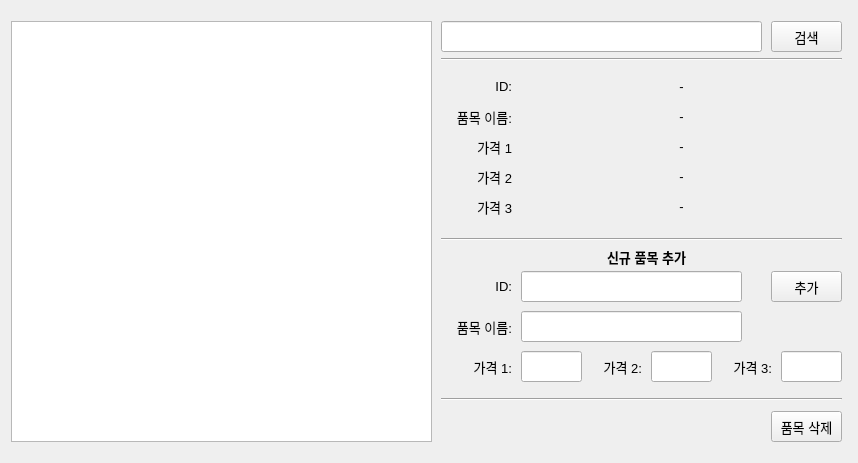
<?xml version="1.0" encoding="UTF-8"?>
<ui version="4.0">
 <class>Dialog</class>
 <widget class="QDialog" name="Dialog">
  <property name="geometry">
   <rect>
    <x>0</x>
    <y>0</y>
    <width>858</width>
    <height>463</height>
   </rect>
  </property>
  <property name="windowTitle">
   <string>Dialog</string>
  </property>
  <layout class="QGridLayout" name="gridLayout">
   <item row="0" column="1">
    <widget class="QStackedWidget" name="stackedWidget">
     <property name="currentIndex">
      <number>1</number>
     </property>
     <widget class="QWidget" name="page">
      <widget class="QPushButton" name="openFileButton">
       <property name="geometry">
        <rect>
         <x>330</x>
         <y>280</y>
         <width>75</width>
         <height>31</height>
        </rect>
       </property>
       <property name="font">
        <font>
         <pointsize>10</pointsize>
        </font>
       </property>
       <property name="text">
        <string>파일 열기</string>
       </property>
      </widget>
      <widget class="QLabel" name="label">
       <property name="geometry">
        <rect>
         <x>70</x>
         <y>340</y>
         <width>591</width>
         <height>41</height>
        </rect>
       </property>
       <property name="text">
        <string>계발 중인 Prototype 입니다. 
 소스코드: https://github.com/parks13/InventoryManagement</string>
       </property>
       <property name="alignment">
        <set>Qt::AlignCenter</set>
       </property>
      </widget>
      <widget class="QLabel" name="label_2">
       <property name="geometry">
        <rect>
         <x>70</x>
         <y>30</y>
         <width>591</width>
         <height>211</height>
        </rect>
       </property>
       <property name="text">
        <string/>
       </property>
       <property name="pixmap">
        <pixmap>logo.png</pixmap>
       </property>
       <property name="scaledContents">
        <bool>true</bool>
       </property>
       <property name="wordWrap">
        <bool>false</bool>
       </property>
       <property name="openExternalLinks">
        <bool>false</bool>
       </property>
      </widget>
     </widget>
     <widget class="QWidget" name="page_2">
      <widget class="QLineEdit" name="searchObj">
       <property name="geometry">
        <rect>
         <x>430</x>
         <y>10</y>
         <width>321</width>
         <height>31</height>
        </rect>
       </property>
      </widget>
      <widget class="QPushButton" name="searchButton">
       <property name="geometry">
        <rect>
         <x>760</x>
         <y>10</y>
         <width>71</width>
         <height>31</height>
        </rect>
       </property>
       <property name="font">
        <font>
         <pointsize>10</pointsize>
        </font>
       </property>
       <property name="text">
        <string>검색</string>
       </property>
      </widget>
      <widget class="QLabel" name="name">
       <property name="geometry">
        <rect>
         <x>420</x>
         <y>90</y>
         <width>81</width>
         <height>31</height>
        </rect>
       </property>
       <property name="font">
        <font>
         <pointsize>10</pointsize>
        </font>
       </property>
       <property name="text">
        <string>품목 이름:</string>
       </property>
       <property name="alignment">
        <set>Qt::AlignRight|Qt::AlignTrailing|Qt::AlignVCenter</set>
       </property>
      </widget>
      <widget class="Line" name="line">
       <property name="geometry">
        <rect>
         <x>430</x>
         <y>40</y>
         <width>401</width>
         <height>16</height>
        </rect>
       </property>
       <property name="orientation">
        <enum>Qt::Horizontal</enum>
       </property>
      </widget>
      <widget class="QLabel" name="price">
       <property name="geometry">
        <rect>
         <x>420</x>
         <y>120</y>
         <width>81</width>
         <height>31</height>
        </rect>
       </property>
       <property name="font">
        <font>
         <pointsize>10</pointsize>
        </font>
       </property>
       <property name="text">
        <string>가격 1</string>
       </property>
       <property name="alignment">
        <set>Qt::AlignRight|Qt::AlignTrailing|Qt::AlignVCenter</set>
       </property>
      </widget>
      <widget class="QLabel" name="itemName">
       <property name="geometry">
        <rect>
         <x>500</x>
         <y>90</y>
         <width>341</width>
         <height>31</height>
        </rect>
       </property>
       <property name="font">
        <font>
         <pointsize>10</pointsize>
        </font>
       </property>
       <property name="text">
        <string>-</string>
       </property>
       <property name="alignment">
        <set>Qt::AlignCenter</set>
       </property>
      </widget>
      <widget class="QLabel" name="price1">
       <property name="geometry">
        <rect>
         <x>500</x>
         <y>120</y>
         <width>341</width>
         <height>31</height>
        </rect>
       </property>
       <property name="font">
        <font>
         <pointsize>10</pointsize>
        </font>
       </property>
       <property name="text">
        <string>-</string>
       </property>
       <property name="alignment">
        <set>Qt::AlignCenter</set>
       </property>
      </widget>
      <widget class="QPushButton" name="deleteItemButton">
       <property name="geometry">
        <rect>
         <x>760</x>
         <y>400</y>
         <width>71</width>
         <height>31</height>
        </rect>
       </property>
       <property name="font">
        <font>
         <pointsize>10</pointsize>
         <italic>false</italic>
         <underline>false</underline>
         <strikeout>false</strikeout>
         <kerning>false</kerning>
        </font>
       </property>
       <property name="autoFillBackground">
        <bool>false</bool>
       </property>
       <property name="text">
        <string>품목 삭제</string>
       </property>
      </widget>
      <widget class="QPushButton" name="addItemButton">
       <property name="geometry">
        <rect>
         <x>760</x>
         <y>260</y>
         <width>71</width>
         <height>31</height>
        </rect>
       </property>
       <property name="font">
        <font>
         <pointsize>10</pointsize>
        </font>
       </property>
       <property name="text">
        <string>추가</string>
       </property>
      </widget>
      <widget class="QLineEdit" name="newItemName">
       <property name="geometry">
        <rect>
         <x>510</x>
         <y>300</y>
         <width>221</width>
         <height>31</height>
        </rect>
       </property>
      </widget>
      <widget class="QLabel" name="name_2">
       <property name="geometry">
        <rect>
         <x>430</x>
         <y>230</y>
         <width>411</width>
         <height>31</height>
        </rect>
       </property>
       <property name="font">
        <font>
         <pointsize>10</pointsize>
         <weight>75</weight>
         <bold>true</bold>
        </font>
       </property>
       <property name="text">
        <string>신규 품목 추가</string>
       </property>
       <property name="alignment">
        <set>Qt::AlignCenter</set>
       </property>
      </widget>
      <widget class="QLabel" name="name_3">
       <property name="geometry">
        <rect>
         <x>430</x>
         <y>300</y>
         <width>71</width>
         <height>31</height>
        </rect>
       </property>
       <property name="font">
        <font>
         <pointsize>10</pointsize>
        </font>
       </property>
       <property name="text">
        <string>품목 이름:</string>
       </property>
       <property name="alignment">
        <set>Qt::AlignRight|Qt::AlignTrailing|Qt::AlignVCenter</set>
       </property>
      </widget>
      <widget class="Line" name="line_5">
       <property name="geometry">
        <rect>
         <x>430</x>
         <y>220</y>
         <width>401</width>
         <height>16</height>
        </rect>
       </property>
       <property name="orientation">
        <enum>Qt::Horizontal</enum>
       </property>
      </widget>
      <widget class="QTableWidget" name="tableWidget">
       <property name="geometry">
        <rect>
         <x>0</x>
         <y>10</y>
         <width>421</width>
         <height>421</height>
        </rect>
       </property>
      </widget>
      <widget class="Line" name="line_6">
       <property name="geometry">
        <rect>
         <x>430</x>
         <y>380</y>
         <width>401</width>
         <height>16</height>
        </rect>
       </property>
       <property name="orientation">
        <enum>Qt::Horizontal</enum>
       </property>
      </widget>
      <widget class="QLabel" name="name_5">
       <property name="geometry">
        <rect>
         <x>420</x>
         <y>60</y>
         <width>81</width>
         <height>31</height>
        </rect>
       </property>
       <property name="font">
        <font>
         <pointsize>10</pointsize>
        </font>
       </property>
       <property name="text">
        <string>ID:</string>
       </property>
       <property name="alignment">
        <set>Qt::AlignRight|Qt::AlignTrailing|Qt::AlignVCenter</set>
       </property>
      </widget>
      <widget class="QLabel" name="itemCode">
       <property name="geometry">
        <rect>
         <x>500</x>
         <y>60</y>
         <width>341</width>
         <height>31</height>
        </rect>
       </property>
       <property name="font">
        <font>
         <pointsize>10</pointsize>
        </font>
       </property>
       <property name="text">
        <string>-</string>
       </property>
       <property name="alignment">
        <set>Qt::AlignCenter</set>
       </property>
      </widget>
      <widget class="QLabel" name="name_6">
       <property name="geometry">
        <rect>
         <x>430</x>
         <y>260</y>
         <width>71</width>
         <height>31</height>
        </rect>
       </property>
       <property name="font">
        <font>
         <pointsize>10</pointsize>
        </font>
       </property>
       <property name="text">
        <string>ID:</string>
       </property>
       <property name="alignment">
        <set>Qt::AlignRight|Qt::AlignTrailing|Qt::AlignVCenter</set>
       </property>
      </widget>
      <widget class="QLineEdit" name="newItemCode">
       <property name="geometry">
        <rect>
         <x>510</x>
         <y>260</y>
         <width>221</width>
         <height>31</height>
        </rect>
       </property>
      </widget>
      <widget class="QLabel" name="price2">
       <property name="geometry">
        <rect>
         <x>500</x>
         <y>150</y>
         <width>341</width>
         <height>31</height>
        </rect>
       </property>
       <property name="font">
        <font>
         <pointsize>10</pointsize>
        </font>
       </property>
       <property name="text">
        <string>-</string>
       </property>
       <property name="alignment">
        <set>Qt::AlignCenter</set>
       </property>
      </widget>
      <widget class="QLabel" name="price_2">
       <property name="geometry">
        <rect>
         <x>420</x>
         <y>150</y>
         <width>81</width>
         <height>31</height>
        </rect>
       </property>
       <property name="font">
        <font>
         <pointsize>10</pointsize>
        </font>
       </property>
       <property name="text">
        <string>가격 2</string>
       </property>
       <property name="alignment">
        <set>Qt::AlignRight|Qt::AlignTrailing|Qt::AlignVCenter</set>
       </property>
      </widget>
      <widget class="QLabel" name="price3">
       <property name="geometry">
        <rect>
         <x>500</x>
         <y>180</y>
         <width>341</width>
         <height>31</height>
        </rect>
       </property>
       <property name="font">
        <font>
         <pointsize>10</pointsize>
        </font>
       </property>
       <property name="text">
        <string>-</string>
       </property>
       <property name="alignment">
        <set>Qt::AlignCenter</set>
       </property>
      </widget>
      <widget class="QLabel" name="price_3">
       <property name="geometry">
        <rect>
         <x>420</x>
         <y>180</y>
         <width>81</width>
         <height>31</height>
        </rect>
       </property>
       <property name="font">
        <font>
         <pointsize>10</pointsize>
        </font>
       </property>
       <property name="text">
        <string>가격 3</string>
       </property>
       <property name="alignment">
        <set>Qt::AlignRight|Qt::AlignTrailing|Qt::AlignVCenter</set>
       </property>
      </widget>
      <widget class="QLabel" name="name_7">
       <property name="geometry">
        <rect>
         <x>430</x>
         <y>340</y>
         <width>71</width>
         <height>31</height>
        </rect>
       </property>
       <property name="font">
        <font>
         <pointsize>10</pointsize>
        </font>
       </property>
       <property name="text">
        <string>가격 1:</string>
       </property>
       <property name="alignment">
        <set>Qt::AlignRight|Qt::AlignTrailing|Qt::AlignVCenter</set>
       </property>
      </widget>
      <widget class="QLineEdit" name="newPrice1">
       <property name="geometry">
        <rect>
         <x>510</x>
         <y>340</y>
         <width>61</width>
         <height>31</height>
        </rect>
       </property>
       <property name="text">
        <string/>
       </property>
      </widget>
      <widget class="QLabel" name="name_8">
       <property name="geometry">
        <rect>
         <x>560</x>
         <y>340</y>
         <width>71</width>
         <height>31</height>
        </rect>
       </property>
       <property name="font">
        <font>
         <pointsize>10</pointsize>
        </font>
       </property>
       <property name="text">
        <string>가격 2:</string>
       </property>
       <property name="alignment">
        <set>Qt::AlignRight|Qt::AlignTrailing|Qt::AlignVCenter</set>
       </property>
      </widget>
      <widget class="QLineEdit" name="newPrice2">
       <property name="geometry">
        <rect>
         <x>640</x>
         <y>340</y>
         <width>61</width>
         <height>31</height>
        </rect>
       </property>
       <property name="text">
        <string/>
       </property>
      </widget>
      <widget class="QLabel" name="name_9">
       <property name="geometry">
        <rect>
         <x>690</x>
         <y>340</y>
         <width>71</width>
         <height>31</height>
        </rect>
       </property>
       <property name="font">
        <font>
         <pointsize>10</pointsize>
        </font>
       </property>
       <property name="text">
        <string>가격 3:</string>
       </property>
       <property name="alignment">
        <set>Qt::AlignRight|Qt::AlignTrailing|Qt::AlignVCenter</set>
       </property>
      </widget>
      <widget class="QLineEdit" name="newPrice1_3">
       <property name="geometry">
        <rect>
         <x>770</x>
         <y>340</y>
         <width>61</width>
         <height>31</height>
        </rect>
       </property>
       <property name="text">
        <string/>
       </property>
      </widget>
     </widget>
    </widget>
   </item>
  </layout>
 </widget>
 <resources/>
 <connections/>
</ui>
